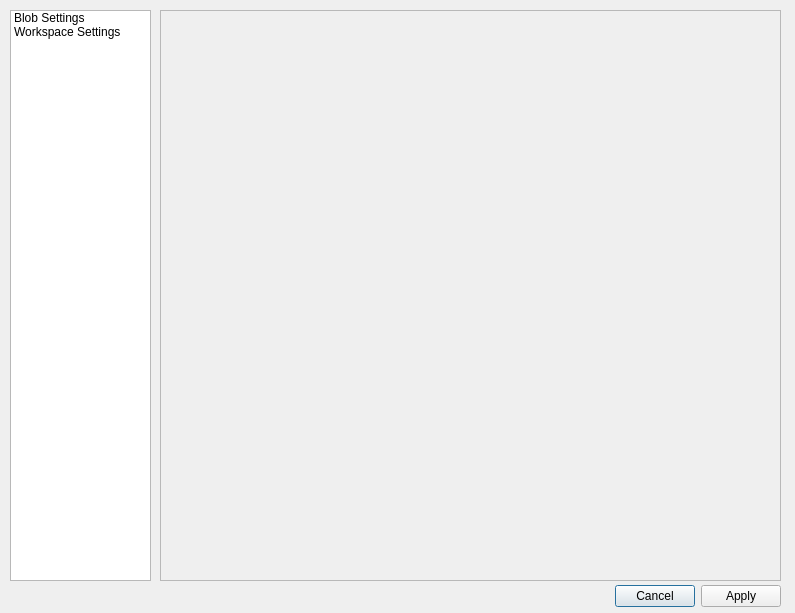
<?xml version="1.0" encoding="UTF-8"?>
<ui version="4.0">
 <class>Dialog</class>
 <widget class="QDialog" name="Dialog">
  <property name="geometry">
   <rect>
    <x>0</x>
    <y>0</y>
    <width>795</width>
    <height>613</height>
   </rect>
  </property>
  <property name="windowTitle">
   <string>Dialog</string>
  </property>
  <widget class="QDialogButtonBox" name="buttonBox">
   <property name="geometry">
    <rect>
     <x>10</x>
     <y>580</y>
     <width>771</width>
     <height>32</height>
    </rect>
   </property>
   <property name="orientation">
    <enum>Qt::Orientation::Horizontal</enum>
   </property>
   <property name="standardButtons">
    <set>QDialogButtonBox::StandardButton::Apply|QDialogButtonBox::StandardButton::Cancel</set>
   </property>
  </widget>
  <widget class="QListWidget" name="settingsList">
   <property name="geometry">
    <rect>
     <x>10</x>
     <y>10</y>
     <width>141</width>
     <height>571</height>
    </rect>
   </property>
   <item>
    <property name="text">
     <string>Blob Settings</string>
    </property>
   </item>
   <item>
    <property name="text">
     <string>Workspace Settings</string>
    </property>
   </item>
  </widget>
  <widget class="QScrollArea" name="settingsScrollArea">
   <property name="geometry">
    <rect>
     <x>160</x>
     <y>10</y>
     <width>621</width>
     <height>571</height>
    </rect>
   </property>
   <property name="widgetResizable">
    <bool>true</bool>
   </property>
   <widget class="QWidget" name="scrollAreaWidgetContents">
    <property name="geometry">
     <rect>
      <x>0</x>
      <y>0</y>
      <width>619</width>
      <height>569</height>
     </rect>
    </property>
   </widget>
  </widget>
 </widget>
 <resources/>
 <connections>
  <connection>
   <sender>buttonBox</sender>
   <signal>accepted()</signal>
   <receiver>Dialog</receiver>
   <slot>accept()</slot>
   <hints>
    <hint type="sourcelabel">
     <x>248</x>
     <y>254</y>
    </hint>
    <hint type="destinationlabel">
     <x>157</x>
     <y>274</y>
    </hint>
   </hints>
  </connection>
  <connection>
   <sender>buttonBox</sender>
   <signal>rejected()</signal>
   <receiver>Dialog</receiver>
   <slot>reject()</slot>
   <hints>
    <hint type="sourcelabel">
     <x>316</x>
     <y>260</y>
    </hint>
    <hint type="destinationlabel">
     <x>286</x>
     <y>274</y>
    </hint>
   </hints>
  </connection>
 </connections>
</ui>
